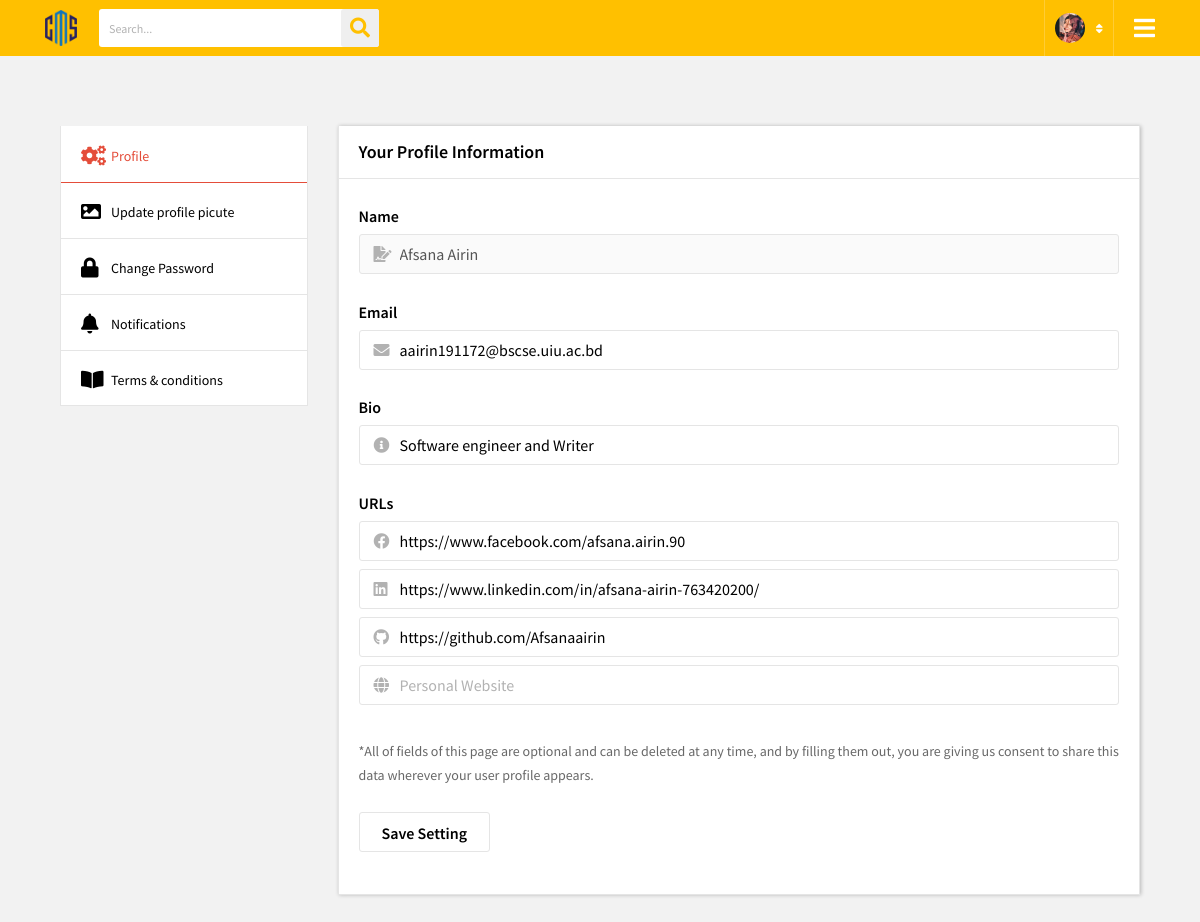
Screenshot of /uiucms_integration/settings.php (signed in) with the database file from the repository.
### tables this page shows
CREATE TABLE `users` (
  `id` varchar(10) NOT NULL,
  `role` varchar(255) NOT NULL,
  `name` varchar(50) NOT NULL,
  `email` varchar(100) NOT NULL,
  `pass` varchar(200) NOT NULL,
  `dept` varchar(8) NOT NULL,
  `profile_pic` varchar(200) NOT NULL,
  `cover_pic` varchar(200) NOT NULL,
  `bio` varchar(10000) NOT NULL,
  `fb` varchar(1000) NOT NULL,
  `linked_in` varchar(1000) NOT NULL,
  `git` varchar(1000) NOT NULL,
  `personal_web` varchar(1000) NOT NULL
);

### uiucms_integration/settings.php (the view, shortened to what this page needs)
<?php
    $user = $_SESSION['user'];
    $con = mysqli_connect("localhost", "root", "", "uiucms");
    $sql = "SELECT * FROM users WHERE id = '$user'";
    $result = $con->query($sql);
    $pro_pic = "";
    while($rows = mysqli_fetch_array($result)){
        extract($rows);
        $pro_pic.= $profile_pic;
    }
?>
<!DOCTYPE html>
<html>
<head>
    <link rel="stylesheet" type="text/css" href="./css/animate.css">
    <link rel="stylesheet" type="text/css" href="./css/bootstrap.min.css">
    <link rel="stylesheet" type="text/css" href="./css/line-awesome.css">
    <link rel="stylesheet" type="text/css" href="./css/line-awesome-font-awesome.min.css">
    <link href="./css/all.min.css" rel="stylesheet" type="text/css">
    <link href="https://cdnjs.cloudflare.com/ajax/libs/font-awesome/5.13.0/css/all.min.css" rel="stylesheet">
    <link rel="stylesheet" type="text/css" href="./css/jquery.mCustomScrollbar.min.css">
    <link rel="stylesheet" type="text/css" href="./css/slick.css">
    <link rel="stylesheet" type="text/css" href="./css/slick-theme.css">
    <link rel="stylesheet" type="text/css" href="./css/style.css">
    <link rel="stylesheet" type="text/css" href="./css/responsive.css">
</head>
<body>
    <div class="wrapper">
        <header>
            <div class="container">
                <div class="header-data">
                    <div class="logo">
                        <a href="#" title=""><img
                                src="./images/cms_logo.png" alt="" width= 32></a>
                    </div>
                    <div class="search-bar">
                        <form>
                            <input type="text" name="search" placeholder="Search...">
                            <button type="submit"><i class="fa fa-search" aria-hidden="true"></i></button>
                        </form>
                    </div>
                    <div class="menu-btn">
                        <a href="#" title=""><i
                                class="fa fa-bars"></i></a>
                    </div>
                    <div class="user-account">
                        <div class="user-info">
                            <img src="./images/pro_pic/<?php echo $pro_pic?>" alt="" width = 30 height = 30>
                            <i class="fa fa-sort" aria-hidden="true"></i>
                        </div>
                    </div>
                </div>
            </div>
        </header>
        <section class="profile-account-setting">
            <div class="container">
                <div class="account-tabs-setting">
                    <div class="row">
                        <div class="col-lg-3">
                            <div class="acc-leftbar">
                                <div class="nav nav-tabs" id="nav-tab" role="tablist">
                                    <a class="nav-item nav-link active" id="nav-acc-tab" data-toggle="tab"
                                        href="#nav-acc" role="tab" aria-controls="nav-acc" aria-selected="true"><i class="fas fa-cogs"></i>Profile </a>
                                    <a class="nav-item nav-link" id="nav-status-tab" data-toggle="tab"
                                        href="#nav-status" role="tab" aria-controls="nav-status"
                                        aria-selected="false"><i class="fas fa-image"></i>Update profile picute</a>
                                    <a class="nav-item nav-link" id="nav-password-tab" data-toggle="tab"
                                        href="#nav-password" role="tab" aria-controls="nav-password"
                                        aria-selected="false"><i class="fas fa-lock"></i>Change Password</a>
                                    <a class="nav-item nav-link" id="nav-notification-tab" data-toggle="tab"
                                        href="#nav-notification" role="tab" aria-controls="nav-notification"
                                        aria-selected="false"><i class="fas fa-bell"></i>Notifications</a>
                                    <a class="nav-item nav-link" id="nav-privcy-tab" data-toggle="tab" href="#privcy"
                                        role="tab" aria-controls="privacy" aria-selected="false"><i class="fas fa-book-open"></i>Terms & conditions</a>
                                </div>
                            </div>
                        </div>
                        <div class="col-lg-9">
                            <div class="tab-content" id="nav-tabContent">
                                <div class="tab-pane fade show active" id="nav-acc" role="tabpanel"
                                    aria-labelledby="nav-acc-tab">
                                    <div class="acc-setting">
                                        <h3>Your profile information</h3>
                                        <?php
                                            $sql2 = "SELECT * FROM users WHERE id = '$user'";
                                            $result2 = $con->query($sql2);
                                        ?>
                                        <form action="update_profile.php" method="POST">
                                            <?php
                                                while($rows2 = mysqli_fetch_array($result2)){
                                                    extract($rows2);
                                                    ?>
                                                    <div class="cp-field">
                                                <h5>Name</h5>
                                                <div class="cpp-fiel">
                                                    <input type="text" name="name" placeholder="Your full name" value="<?php echo $name ?>" disabled>
                                                    <i class="fas fa-file-signature"></i>
                                                </div>
                                            </div>
                                            <div class="cp-field">
                                                <h5>Email</h5>
                                                <div class="cpp-fiel">
                                                    <input type="text" name="email" placeholder="Your Email" value="<?php echo $email ?>">
                                                    <i class="fas fa-envelope"></i>
                                                </div>
                                            </div>
                                            <div class="cp-field">
                                                <h5>Bio</h5>
                                                <div class="cpp-fiel">
                                                    <input type="text" name="bio"
                                                        placeholder="Your bio" value="<?php echo $bio ?>">
                                                        <i class="fas fa-info-circle"></i>
                                                </div>
                                            </div>
                                            <div class="cp-field">
                                                <h5>URLs</h5>
                                                <div class="cpp-fiel">
                                                    <input type="text" name="fb"
                                                        placeholder="Facebook" value="<?php echo $fb ?>">
                                                        <i class="fab fa-facebook"></i>
                                                </div>
                                                <div class="cpp-fiel mt-2">
                                                    <input type="text" name="lnk"
                                                        placeholder="Linked In" value="<?php echo $linked_in ?>">
                                                        <i class="fab fa-linkedin"></i>
                                                </div>
                                                <div class="cpp-fiel mt-2">
                                                    <input type="text" name="git"
                                                        placeholder="Github" value="<?php echo $git ?>">
                                                        <i class="fab fa-github"></i>
                                                </div>
                                                <div class="cpp-fiel mt-2">
                                                    <input type="text" name="pweb"
                                                        placeholder="Personal Website" value="<?php echo $personal_web ?>">
                                                        <i class="fas fa-globe"></i>
                                                </div>
                                            </div>
                                            <div class="cp-field">
                                                <p>
                                                *All of fields of this page are optional and can be deleted at any time, and by filling them out, you are giving us consent to share this data wherever your user profile appears.
                                                </p>
                                            </div>
                                            <div class="save-stngs pd2">
                                                <ul>
                                                    <li><button type="submit" name="update_profile">Save Setting</button></li>
                                                </ul>
                                            </div>
                                                    <?php
                                                }
                                            ?>
                                        </form>
                                    </div>
                                </div>
                            </div>
                        </div>
                    </div>
                </div>
            </div>
        </section>
    </div>
</body>
</html>

### uiucms_integration/css/responsive.css (style rules this page uses)
@media (max-width: 1200px) { .menu-btn { display: block; } }
@media (max-width: 1200px) { .acc-leftbar .nav-tabs > a i { width: 30px; } }
@media (max-width: 1200px) { .acc-leftbar .nav-tabs > a { font-size: 14px; } }

### rows the page displays
users: name "Afsana Airin", email "aairin191172@bscse.uiu.ac.bd", bio "Software engineer and Writer", fb "https://www.facebook.com/afsana.airin.90", lnk "https://www.linkedin.com/in/afsana-airin-763420200/", git "https://github.com/Afsanaairin"
